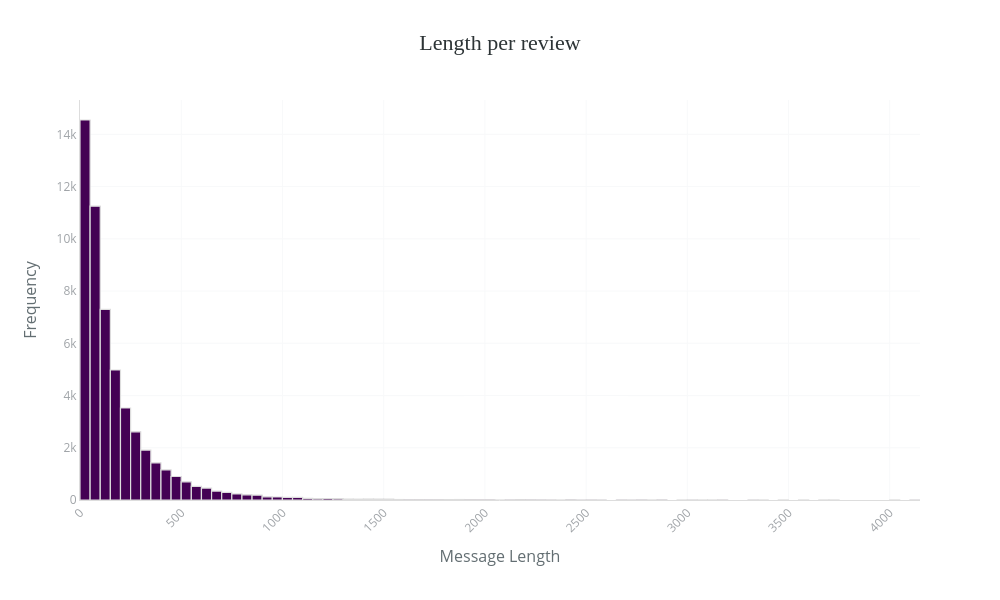

This figure's notebook cell:
### Code cell
histogram_chart(info, "msg_len", "Length per review", "Message Length", bins = 100)

### Figure 1 — Plotly figure (JSON) as saved in the notebook; plotly's stock layout.template omitted (floating-point values rounded to 4 significant figures; data arrays with more than 128 entries replaced by an {"elided": "..."} marker saying what was removed)
{"data": [{"bingroup": "x", "hovertemplate": "msg_len=%{x}<br>count=%{y}<extra></extra>", "legendgroup": "", "marker": {"color": "#440154", "line": {"color": "#DDD", "width": 1.2}, "pattern": {"shape": ""}}, "name": "", "nbinsx": 100, "orientation": "v", "showlegend": false, "type": "histogram", "x": {"elided": "53566 int values"}, "xaxis": "x", "yaxis": "y"}], "layout": {"barmode": "relative", "height": 600, "legend": {"tracegroupgap": 0}, "margin": {"b": 100, "l": 80, "r": 80, "t": 100}, "paper_bgcolor": "white", "plot_bgcolor": "white", "title": {"font": {"color": "#2D3436", "family": "Arial Black", "size": 22}, "text": "Length per review", "x": 0.5, "xanchor": "center"}, "width": 1000, "xaxis": {"anchor": "y", "domain": [0, 1], "gridcolor": "#F8F9FA", "linecolor": "#DDD", "showgrid": true, "tickangle": -45, "tickfont": {"color": "#A0A4A8", "size": 12}, "title": {"font": {"color": "#636E72", "size": 16}, "text": "Message Length"}}, "yaxis": {"anchor": "x", "domain": [0, 1], "gridcolor": "#F8F9FA", "linecolor": "#DDD", "showgrid": true, "tickfont": {"color": "#A0A4A8", "size": 12}, "title": {"font": {"color": "#636E72", "size": 16}, "text": "Frequency"}}}}
